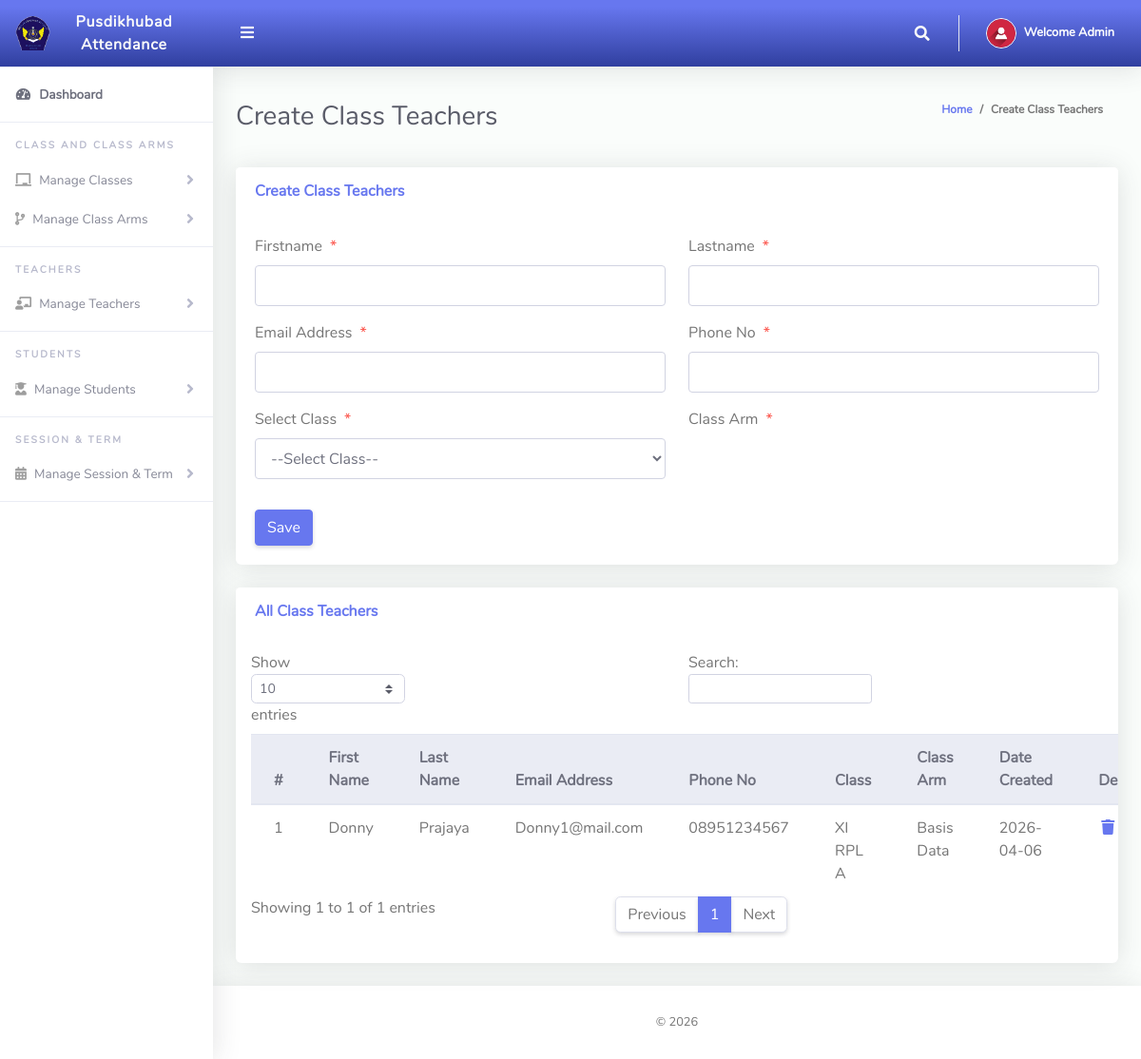
The page /Admin/createClassTeacher.php (signed in) on the database its author committed.
### tables this page shows
CREATE TABLE `tblclassteacher` (
  `Id` int(10) NOT NULL,
  `firstName` varchar(255) NOT NULL,
  `lastName` varchar(255) NOT NULL,
  `emailAddress` varchar(255) NOT NULL,
  `password` varchar(255) NOT NULL,
  `phoneNo` varchar(50) NOT NULL,
  `classId` varchar(10) NOT NULL,
  `classArmId` varchar(10) NOT NULL,
  `dateCreated` varchar(50) NOT NULL
);

CREATE TABLE `tblclass` (
  `Id` int(10) NOT NULL,
  `className` varchar(255) NOT NULL
);

CREATE TABLE `tblclassarms` (
  `Id` int(10) NOT NULL,
  `classId` varchar(10) NOT NULL,
  `classArmName` varchar(255) NOT NULL,
  `isAssigned` varchar(10) NOT NULL
);

### Admin/createClassTeacher.php (the view, shortened to what this page needs)
<?php
include '../Includes/dbcon.php';
?>
<!DOCTYPE html>
<html lang="en">
<head>
  <link href="../vendor/fontawesome-free/css/all.min.css" rel="stylesheet" type="text/css">
  <link href="../vendor/bootstrap/css/bootstrap.min.css" rel="stylesheet" type="text/css">
  <link href="css/ruang-admin.min.css" rel="stylesheet">
</head>
<body id="page-top">
  <div id="wrapper">
      <?php include "Includes/sidebar.php";?>
    <div id="content-wrapper" class="d-flex flex-column">
      <div id="content">
       <?php include "Includes/topbar.php";?>
        <div class="container-fluid" id="container-wrapper">
          <div class="d-sm-flex align-items-center justify-content-between mb-4">
            <h1 class="h3 mb-0 text-gray-800">Create Class Teachers</h1>
            <ol class="breadcrumb">
              <li class="breadcrumb-item"><a href="./">Home</a></li>
              <li class="breadcrumb-item active" aria-current="page">Create Class Teachers</li>
            </ol>
          </div>
          <div class="row">
            <div class="col-lg-12">
              <div class="card mb-4">
                <div class="card-header py-3 d-flex flex-row align-items-center justify-content-between">
                  <h6 class="m-0 font-weight-bold text-primary">Create Class Teachers</h6>
                </div>
                <div class="card-body">
                  <form method="post">
                   <div class="form-group row mb-3">
                        <div class="col-xl-6">
                        <label class="form-control-label">Firstname<span class="text-danger ml-2">*</span></label>
                        <input type="text" class="form-control" required name="firstName" value="<?php echo $row['firstName'];?>" id="exampleInputFirstName">
                        </div>
                        <div class="col-xl-6">
                        <label class="form-control-label">Lastname<span class="text-danger ml-2">*</span></label>
                      <input type="text" class="form-control" required name="lastName" value="<?php echo $row['lastName'];?>" id="exampleInputFirstName" >
                        </div>
                    </div>
                     <div class="form-group row mb-3">
                        <div class="col-xl-6">
                        <label class="form-control-label">Email Address<span class="text-danger ml-2">*</span></label>
                        <input type="email" class="form-control" required name="emailAddress" value="<?php echo $row['emailAddress'];?>" id="exampleInputFirstName" >
                        </div>
                        <div class="col-xl-6">
                        <label class="form-control-label">Phone No<span class="text-danger ml-2">*</span></label>
                      <input type="text" class="form-control" name="phoneNo" value="<?php echo $row['phoneNo'];?>" id="exampleInputFirstName" >
                        </div>
                    </div>
                    <div class="form-group row mb-3">
                        <div class="col-xl-6">
                        <label class="form-control-label">Select Class<span class="text-danger ml-2">*</span></label>
                         <?php
                        $qry= "SELECT * FROM tblclass ORDER BY className ASC";
                        $result = $conn->query($qry);
                        $num = $result->num_rows;
                        if ($num > 0){
                          echo ' <select required name="classId" onchange="classArmDropdown(this.value)" class="form-control mb-3">';
                          echo'<option value="">--Select Class--</option>';
                                  echo '</select>';
                              }
                            ?>
                        </div>
                        <div class="col-xl-6">
                        <label class="form-control-label">Class Arm<span class="text-danger ml-2">*</span></label>
                        </div>
                    </div>
                      <?php
                    if (isset($Id))
                    {
                    ?>
                    <button type="submit" name="update" class="btn btn-warning">Update</button>
                    &nbsp;&nbsp;&nbsp;&nbsp;&nbsp;&nbsp;&nbsp;&nbsp;&nbsp;&nbsp;
                    <?php
                    } else {
                    ?>
                    <button type="submit" name="save" class="btn btn-primary">Save</button>
                    <?php
                    }
                    ?>
                  </form>
                </div>
              </div>
                 <div class="row">
              <div class="col-lg-12">
              <div class="card mb-4">
                <div class="card-header py-3 d-flex flex-row align-items-center justify-content-between">
                  <h6 class="m-0 font-weight-bold text-primary">All Class Teachers</h6>
                </div>
                <div class="table-responsive p-3">
                  <table class="table align-items-center table-flush table-hover" id="dataTableHover">
                    <thead class="thead-light">
                      <tr>
                        <th>#</th>
                        <th>First Name</th>
                        <th>Last Name</th>
                        <th>Email Address</th>
                        <th>Phone No</th>
                        <th>Class</th>
                        <th>Class Arm</th>
                        <th>Date Created</th>
                        <th>Delete</th>
                      </tr>
                    </thead>
                    <tbody>
                  <?php
                      $query = "SELECT tblclassteacher.Id,tblclass.className,tblclassarms.classArmName,tblclassarms.Id AS classArmId,tblclassteacher.firstName,
                      tblclassteacher.lastName,tblclassteacher.emailAddress,tblclassteacher.phoneNo,tblclassteacher.dateCreated
                      FROM tblclassteacher
                      INNER JOIN tblclass ON tblclass.Id = tblclassteacher.classId
                      INNER JOIN tblclassarms ON tblclassarms.Id = tblclassteacher.classArmId";
                      $rs = $conn->query($query);
                      $num = $rs->num_rows;
                      $sn=0;
                      if($num > 0)
                      {
                        while ($rows = $rs->fetch_assoc())
                          {
                             $sn = $sn + 1;
                            echo"
                              <tr>
                                <td>".$sn."</td>
                                <td>".$rows['firstName']."</td>
                                <td>".$rows['lastName']."</td>
                                <td>".$rows['emailAddress']."</td>
                                <td>".$rows['phoneNo']."</td>
                                <td>".$rows['className']."</td>
                                <td>".$rows['classArmName']."</td>
                                 <td>".$rows['dateCreated']."</td>
                                <td><a href='?action=delete&Id=".$rows['Id']."&classArmId=".$rows['classArmId']."'><i class='fas fa-fw fa-trash'></i></a></td>
                              </tr>";
                          }
                      }
                      else
                      {
                           echo
                           "<div class='alert alert-danger' role='alert'>
                            No Record Found!
                            </div>";
                      }
                      ?>
                    </tbody>
                  </table>
                </div>
              </div>
            </div>
            </div>
          </div>
        </div>
      </div>
       <?php include "Includes/footer.php";?>
    </div>
  </div>
</body>
</html>

### Admin/Includes/topbar.php (shortened to what this page needs)
<?php
  $query = "SELECT * FROM tbladmin WHERE Id = ".$_SESSION['userId']."";
  $rs = $conn->query($query);
  $rows = $rs->fetch_assoc();
  $fullName = $rows['firstName']." ".$rows['lastName'];
?>
<nav class="navbar navbar-expand navbar-light bg-gradient-primary topbar mb-4 static-top">
          <button id="sidebarToggleTop" class="btn btn-link rounded-circle mr-3">
            <i class="fa fa-bars"></i>
          </button>
          <ul class="navbar-nav ml-auto">
            <li class="nav-item dropdown no-arrow">
              <a class="nav-link dropdown-toggle" href="#" id="searchDropdown" role="button" data-toggle="dropdown"
                aria-haspopup="true" aria-expanded="false">
                <i class="fas fa-search fa-fw"></i>
              </a>
            </li>
            <li class="nav-item dropdown no-arrow">
              <a class="nav-link dropdown-toggle" href="#" id="userDropdown" role="button" data-toggle="dropdown"
                aria-haspopup="true" aria-expanded="false">
                <img class="img-profile rounded-circle" src="img/user-icn.png" style="max-width: 60px">
                <span class="ml-2 d-none d-lg-inline text-white small"><b>Welcome <?php echo $fullName;?></b></span>
              </a>
            </li>
          </ul>
        </nav>

### rows shown on the page
tblclassteacher: firstName "Donny", lastName "Prajaya", emailAddress "Donny1@mail.com", phoneNo "08951234567", classId.className "XI RPL A", classArmId.classArmName "Basis Data", dateCreated "2026-04-06"

### other values the page prints
$fullName "Admin"
